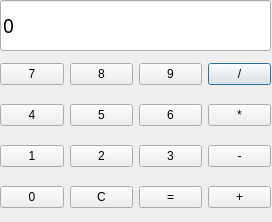
<?xml version="1.0" encoding="UTF-8"?>
<ui version="4.0">
 <class>Dialog</class>
 <widget class="QDialog" name="Dialog">
  <property name="geometry">
   <rect>
    <x>0</x>
    <y>0</y>
    <width>272</width>
    <height>222</height>
   </rect>
  </property>
  <property name="windowTitle">
   <string>Dialog</string>
  </property>
  <widget class="QLineEdit" name="lineEdit">
   <property name="geometry">
    <rect>
     <x>0</x>
     <y>0</y>
     <width>271</width>
     <height>51</height>
    </rect>
   </property>
   <property name="font">
    <font>
     <family>微软雅黑</family>
     <pointsize>14</pointsize>
    </font>
   </property>
   <property name="accessibleName">
    <string>0</string>
   </property>
   <property name="layoutDirection">
    <enum>Qt::RightToLeft</enum>
   </property>
   <property name="text">
    <string>0</string>
   </property>
   <property name="readOnly">
    <bool>true</bool>
   </property>
   <property name="placeholderText">
    <string/>
   </property>
   <property name="cursorMoveStyle">
    <enum>Qt::LogicalMoveStyle</enum>
   </property>
  </widget>
  <widget class="QWidget" name="layoutWidget">
   <property name="geometry">
    <rect>
     <x>0</x>
     <y>50</y>
     <width>271</width>
     <height>171</height>
    </rect>
   </property>
   <layout class="QGridLayout" name="gridLayout">
    <item row="0" column="3">
     <widget class="QPushButton" name="pushButton_chu">
      <property name="text">
       <string>/</string>
      </property>
     </widget>
    </item>
    <item row="1" column="0">
     <widget class="QPushButton" name="pushButton_4">
      <property name="text">
       <string>4</string>
      </property>
     </widget>
    </item>
    <item row="2" column="2">
     <widget class="QPushButton" name="pushButton_3">
      <property name="text">
       <string>3</string>
      </property>
     </widget>
    </item>
    <item row="3" column="1">
     <widget class="QPushButton" name="pushButton_clear">
      <property name="text">
       <string>C</string>
      </property>
     </widget>
    </item>
    <item row="3" column="2">
     <widget class="QPushButton" name="pushButton_equal">
      <property name="text">
       <string>=</string>
      </property>
     </widget>
    </item>
    <item row="0" column="1">
     <widget class="QPushButton" name="pushButton_8">
      <property name="text">
       <string>8</string>
      </property>
     </widget>
    </item>
    <item row="2" column="3">
     <widget class="QPushButton" name="pushButton_jian">
      <property name="text">
       <string>-</string>
      </property>
     </widget>
    </item>
    <item row="2" column="1">
     <widget class="QPushButton" name="pushButton_2">
      <property name="text">
       <string>2</string>
      </property>
     </widget>
    </item>
    <item row="0" column="0">
     <widget class="QPushButton" name="pushButton_7">
      <property name="text">
       <string>7</string>
      </property>
     </widget>
    </item>
    <item row="2" column="0">
     <widget class="QPushButton" name="pushButton_1">
      <property name="text">
       <string>1</string>
      </property>
     </widget>
    </item>
    <item row="3" column="0">
     <widget class="QPushButton" name="pushButton_0">
      <property name="text">
       <string>0</string>
      </property>
     </widget>
    </item>
    <item row="3" column="3">
     <widget class="QPushButton" name="pushButton_jia">
      <property name="maximumSize">
       <size>
        <width>78</width>
        <height>16777215</height>
       </size>
      </property>
      <property name="text">
       <string>+</string>
      </property>
     </widget>
    </item>
    <item row="1" column="1">
     <widget class="QPushButton" name="pushButton_5">
      <property name="text">
       <string>5</string>
      </property>
     </widget>
    </item>
    <item row="0" column="2">
     <widget class="QPushButton" name="pushButton_9">
      <property name="text">
       <string>9</string>
      </property>
     </widget>
    </item>
    <item row="1" column="2">
     <widget class="QPushButton" name="pushButton_6">
      <property name="text">
       <string>6</string>
      </property>
     </widget>
    </item>
    <item row="1" column="3">
     <widget class="QPushButton" name="pushButton_cheng">
      <property name="text">
       <string>*</string>
      </property>
     </widget>
    </item>
   </layout>
  </widget>
 </widget>
 <tabstops>
  <tabstop>pushButton_0</tabstop>
  <tabstop>pushButton_1</tabstop>
  <tabstop>pushButton_2</tabstop>
  <tabstop>pushButton_3</tabstop>
  <tabstop>pushButton_4</tabstop>
  <tabstop>pushButton_5</tabstop>
  <tabstop>pushButton_6</tabstop>
  <tabstop>pushButton_7</tabstop>
  <tabstop>pushButton_8</tabstop>
  <tabstop>pushButton_9</tabstop>
  <tabstop>pushButton_clear</tabstop>
  <tabstop>pushButton_equal</tabstop>
  <tabstop>pushButton_jia</tabstop>
  <tabstop>pushButton_jian</tabstop>
  <tabstop>pushButton_cheng</tabstop>
  <tabstop>pushButton_chu</tabstop>
  <tabstop>lineEdit</tabstop>
 </tabstops>
 <resources/>
 <connections/>
</ui>
